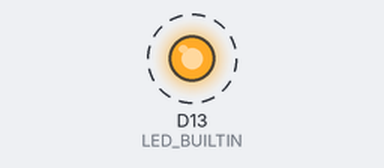
This program was run on a simulated STM32 Nucleo. Parts: output pins drawn as LEDs (lit = HIGH). Dashed ring = blinking. What the program prints to the serial monitor is not drawn.

Above: at 1.2 s.
Timing chart, 0 to 4.0 s (numbered marks = the images above):
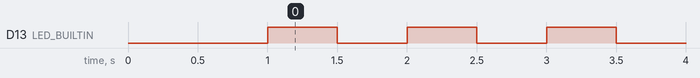

The program:

main.cpp
```cpp
/*
 * main.cpp  (PlatformIO entry point)
 * Runs the mission-resume state machine forever.
 * The green LED blinks once a second so you can see the code is running.
 */
#include <Arduino.h>
#include "transport.h"
#include "mission_resume.h"

static uint32_t last_blink = 0;

void setup()
{
    pinMode(LED_BUILTIN, OUTPUT);
    transport_init();
    delay(1000);
    transport_log("STM32 mission-resume starting (sysid 1, compid 191)");
    mission_resume_init();
}

void loop()
{
    mission_resume_update();

    if (millis() - last_blink >= 500) {
        digitalWrite(LED_BUILTIN, !digitalRead(LED_BUILTIN));
        last_blink = millis();
    }
}
```

mission_resume.h
```cpp
#ifndef MISSION_RESUME_H
#define MISSION_RESUME_H
#ifdef __cplusplus
extern "C" {
#endif
void mission_resume_init(void);
void mission_resume_update(void);
#ifdef __cplusplus
}
#endif
#endif
```

transport.h
```cpp
#ifndef TRANSPORT_H
#define TRANSPORT_H
#include <stdint.h>
#ifdef __cplusplus
extern "C" {
#endif
int transport_init(void);
int transport_send(const uint8_t *buf, uint16_t len);
int transport_read(uint8_t *buf, int max);
uint32_t transport_millis(void);
void transport_log(const char *fmt, ...);
#ifdef __cplusplus
}
#endif
#endif
```

transport_arduino.cpp
```cpp
/*
 * transport_arduino.cpp  (STM32 version for PlatformIO + Arduino framework)
 *
 * TELEM2 link to the Cube: USART1 on PA9 (TX) / PA10 (RX), 57600 baud.
 * Debug messages go to the USB cable (ST-LINK virtual COM port) at 115200,
 * so you can read them in PlatformIO's Serial Monitor.
 */
#include <Arduino.h>
#include <stdarg.h>
#include <stdio.h>
#include "transport.h"

static Uart TelemSerial(PA10, PA9);   /* (RX pin, TX pin) */

int transport_init(void)
{
    Serial.begin(115200);       /* USB debug output */
    TelemSerial.begin(57600);   /* Cube TELEM2 */
    return 0;
}

int transport_send(const uint8_t *buf, uint16_t len)
{
    return (int)TelemSerial.write(buf, len);
}

int transport_read(uint8_t *buf, int max)
{
    int n = 0;
    while (n < max && TelemSerial.available() > 0) {
        buf[n++] = (uint8_t)TelemSerial.read();
    }
    return n;
}

uint32_t transport_millis(void)
{
    return millis();
}

void transport_log(const char *fmt, ...)
{
    char line[128];
    va_list args;
    va_start(args, fmt);
    vsnprintf(line, sizeof(line), fmt, args);
    va_end(args);
    Serial.println(line);
}
```

Measured:
- by itself, D13 (LED_BUILTIN): alternates HIGH for 0.50 s and LOW for 0.50 s
